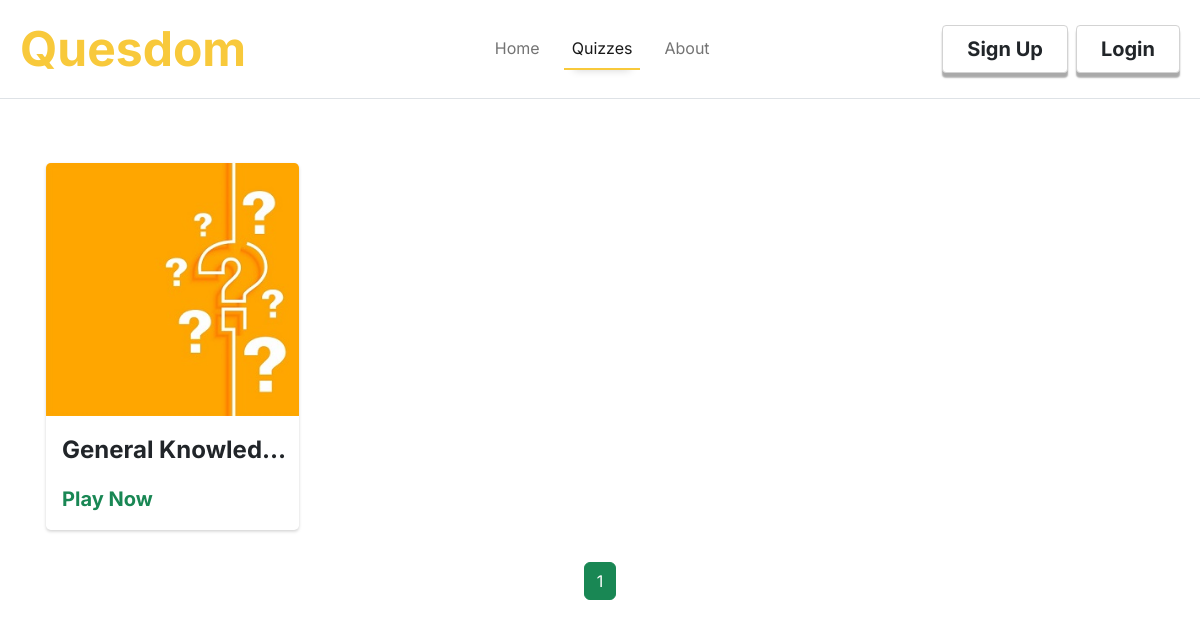
/allquizzes, run on an earlier commit of the app's database.
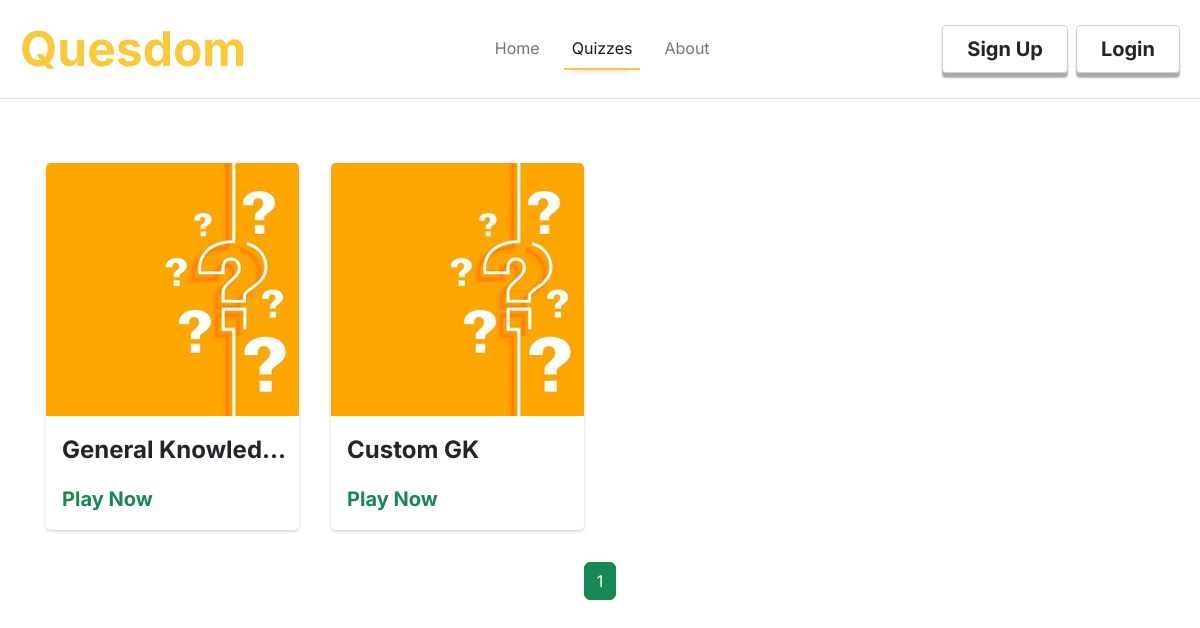
And on a later commit of the database.
### quesdom/models.py (models this page shows, shortened)
class Quizzes(db.Model):
    id = db.Column(db.Integer, primary_key = True)
    quiz_title = db.Column(db.String(30), nullable= False)
    quiz_description = db.Column(db.String(200), nullable=False)
    quiz_category = db.Column(db.String(20), nullable=False)
    quiz_difficulty = db.Column(db.String(10), nullable=False)
    date_created = db.Column(db.DateTime, nullable=False, default=datetime.utcnow)
    author = db.Column(db.Integer, db.ForeignKey('users.id'), nullable=False)
    created_by = db.relationship('Users',backref='created_by',lazy=True)
    questions = db.relationship('Questions',backref='contains',cascade="all, delete-orphan",lazy=True)

### quesdom/routes.py (the view)
@app.route('/allquizzes')
def allquizzes():
    page = request.args.get('page',1, int)
    quizzes = Quizzes.query.paginate(per_page = 8,page = page)
    return render_template('allquizzes.html',title='All Quizzes',quizzes=quizzes)

### quesdom/templates/allquizzes.html
{%extends "layout.html"%}
{%block content%}
<div class="content-section row pt-md-5">
    {%for quiz in quizzes.items%}
        <div class="col-12 col-sm-6 col-md-3 p-5 p-md-3">
            <div class="my-card" style="border-radius: 0.3rem; box-shadow: 0 0.1rem 0.2rem 0rem lightgrey; background-color: white;">
                <div class="img-section" style="border-radius: 0.3rem 0.3rem 0 0; height: min-content; overflow: hidden;">
                        <img src="../static/quiz.jpg" class="img-fluid" style="width: 100%;"/>
                </div>
                <div class="text-section py-3 ms-3">
                    <p class="fs-4 fw-bold" style="text-overflow:ellipsis; white-space: nowrap; overflow: hidden;">{{quiz.quiz_title}}</p>
                    <a href="{{url_for('playquiz',quiz_id=quiz.id)}}" class="fw-bold fs-5 text-success play-link">Play Now</a>
                </div>
            </div>
        </div>
    {%endfor%}
    <div class="page-links py-3 text-center">
        {% for page_num in quizzes.iter_pages() %}
        {% if page_num %}
            {% if quizzes.page == page_num %}
                <a class="active btn btn-outline-success" href="{{url_for('allquizzes',page=page_num)}}">{{page_num}}</a>
            {% else %}
                <a class="btn btn-outline-success" href="{{url_for('allquizzes',page=page_num)}}">{{page_num}}</a>
            {% endif %}
        {% else %}
            <span class="btn btn-outline-success">...</span>
        {% endif %}
    {% endfor %}
    </div>
</div>
{%endblock%}

### quesdom/templates/layout.html (shortened to what this page needs)
<!DOCTYPE html>
<html lang="en">
  <head>
    <link rel="stylesheet" href="./static/styles.css"/>
    <link rel="stylesheet" href="../static/bootstrap-icons-1.9.1/bootstrap-icons.css">
    <link href="../static/bootstrap-5.2.0-dist/css/bootstrap.min.css" rel="stylesheet">
  </head>
  <body  style="height: 100vh; font-family: Inter;" onload="adjustLoginBtn();">
    <nav class="px-2 navbar navbar-expand-lg bg-opacity-50 bg-white border-bottom">
      <div class="container-fluid">
        <a class="navbar-brand fw-bolder" href="{{url_for('home')}}"><span class="brand-text">Quesdom</span></a>
        <div class="collapse navbar-collapse" id="navbarSupportedContent">
          <ul class="ms-auto navbar-nav me-auto mb-2 mb-lg-0">
            {%if current_user.is_authenticated %}
                      {%if current_user.role == 'Admin'%}
                      <li class="nav-item ">
                        <a class="nav-link active text-center" aria-current="page" href="{{url_for('indexquiz')}}">Quizzes</a>
                      </li>
                      {%else%}
                        {%if current_user.tr_id %}
                          <li class="nav-item mx-2 ">
                            <a class="nav-link {%if title=='Home' %} active {%endif%} text-center" aria-current="page" href="{{url_for('home')}}">Home</a>
                          </li>
                          <li class="nav-item mx-2">
                            <a class="nav-link {%if title=='Classrooms' %} active {%endif%} text-center" href="{{url_for('teacherclassrooms')}}">Classrooms</a>
                          </li>
                          <li class="nav-item mx-2">
                            <a class="nav-link {%if title=='About Page' %} active {%endif%} text-center" href="{{url_for('about')}}">About</a>
                          </li>
                        {%elif current_user.stu_id %}
                          <li class="nav-item mx-2 ">
                            <a class="nav-link {%if title=='Home' %} active {%endif%} text-center" aria-current="page" href="{{url_for('home')}}">Home</a>
                          </li>
                          <li class="nav-item mx-2">
                            <a class="nav-link {%if title=='All Quizzes' %} active {%endif%} text-center" href="{{url_for('allquizzes')}}">Quizzes</a>
                          </li>
                          <li class="nav-item mx-2">
                            <a class="nav-link {%if title=='Classrooms' %} active {%endif%} text-center" href="{{url_for('allquizzes')}}">Classrooms</a>
                          </li>
                          <li class="nav-item mx-2">
                            <a class="nav-link {%if title=='About Page' %} active {%endif%} text-center" href="{{url_for('about')}}">About</a>
                          </li>
                        {%else%}
                          <li class="nav-item mx-2 ">
                            <a class="nav-link {%if title=='Home' %} active {%endif%} text-center" aria-current="page" href="{{url_for('home')}}">Home</a>
                          </li>
                          <li class="nav-item mx-2">
                            <a class="nav-link {%if title=='All Quizzes' %} active {%endif%} text-center" href="{{url_for('allquizzes')}}">All Quizzes</a>
                          </li>
                          <li class="nav-item mx-2">
                            <a class="nav-link {%if title=='My Quizzes' %} active {%endif%} text-center" href="{{url_for('myquizzes')}}">My Quizzes</a>
                          </li>
                          <li class="nav-item mx-2">
                            <a class="nav-link {%if title=='About Page' %} active {%endif%} text-center" href="{{url_for('about')}}">About</a>
                          </li>
                        {%endif%}
                      {%endif%}
          {%else%}
                    <li class="nav-item ">
                      <a class="nav-link {%if title=='Home' %} active {%endif%} text-center" aria-current="page" href="{{url_for('home')}}">Home</a>
                    </li>
                      <li class="nav-item">
                        <a class="nav-link {%if title=='All Quizzes' %} active {%endif%} text-center mx-3" href="{{url_for('allquizzes')}}">Quizzes</a>
                      </li>
                      <li class="nav-item">
                        <a class="nav-link {%if title=='About Page' %} active {%endif%} text-center" href="{{url_for('about')}}">About</a>
                      </li>
          {%endif%}
          </ul>
            {% if current_user.is_authenticated %}
              <div class="login-btn d-flex justify-content-center">
                <a style="border: 1px solid lightgrey; transition: 0.2s;" class="bg-white login-btn-inner fw-bold px-4 py-2  text-dark btn fs-5 rounded-1 me-2" type="button" href="{{url_for('account')}}">My Account</a>
                <a style="border: 1px solid lightgrey; transition: 0.2s;" class="bg-white login-btn-inner fw-bold px-4 py-2 btn text-dark fs-5 rounded-1 me-2" type="button" href="{{url_for('logout')}}">Logout</a>
              </div>
            {% else %}
              <div class="login-btn d-flex justify-content-center">
                <a style="border: 1px solid lightgrey; transition: 0.2s;" class="bg-white login-btn-inner fw-bold px-4 py-2 btn text-dark fs-5 rounded-1 me-2" type="button" href="{{url_for('register')}}">Sign Up</a>
                <a style="border: 1px solid lightgrey; transition: 0.2s;" class="bg-white login-btn-inner fw-bold px-4 py-2 btn text-dark fs-5 rounded-1" type="button" href="{{url_for('login')}}">Login</a>
              </div>
            {%endif%}
      </div>
    </nav>
    <div class="container">
        {%block content%}{%endblock%}
    </div>
  </body>
</html>

### quesdom/static/styles.css (style rules this page uses)
:root { --main-color: rgb(248,201,59); }
.nav-link { border-bottom: 2px solid darkgrey; }
.brand-text { font-size: 3rem; color: var(--main-color); }
.login-btn-inner { box-shadow: 0 0.3rem 0.1rem 0 darkgrey; }
@media (min-width: 1200px) { .nav-link.active { border-bottom: 2px solid var(--main-color); box-shadow: 0 10px 0.5rem -10px lightgrey; } }
@media (max-width: 1200px) { .nav-link { border-bottom: none; } }
@media (max-width: 1200px) { .navbar { border-bottom: 1px solid lightgrey; } }
.play-link { text-decoration: none; }
.my-card { transition: 0.3s; cursor: pointer; }

What changed in the data, as far as the page shows it:
added Quizzes: quiz_title "Custom GK"
